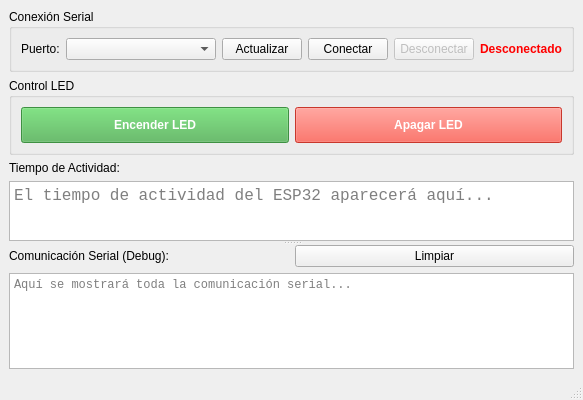
<?xml version="1.0" encoding="UTF-8"?>
<ui version="4.0">
 <class>MainWindow</class>
 <widget class="QMainWindow" name="MainWindow">
  <property name="geometry">
   <rect>
    <x>0</x>
    <y>0</y>
    <width>500</width>
    <height>400</height>
   </rect>
  </property>
  <property name="windowTitle">
   <string>Control ESP32 - Germini</string>
  </property>
  <widget class="QWidget" name="centralwidget">
   <layout class="QVBoxLayout" name="verticalLayout">
    <item>
     <widget class="QGroupBox" name="groupBox_Connection">
      <property name="title">
       <string>Conexión Serial</string>
      </property>
      <layout class="QHBoxLayout" name="horizontalLayout_Connection">
       <item>
        <widget class="QLabel" name="label_Port">
         <property name="text">
          <string>Puerto:</string>
         </property>
        </widget>
       </item>
       <item>
        <widget class="QComboBox" name="comboBox_Port">
         <property name="minimumSize">
          <size>
           <width>150</width>
           <height>0</height>
          </size>
         </property>
        </widget>
       </item>
       <item>
        <widget class="QPushButton" name="pushButton_RefreshPorts">
         <property name="text">
          <string>Actualizar</string>
         </property>
         <property name="maximumSize">
          <size>
           <width>80</width>
           <height>16777215</height>
          </size>
         </property>
        </widget>
       </item>
       <item>
        <widget class="QPushButton" name="pushButton_Connect">
         <property name="text">
          <string>Conectar</string>
         </property>
        </widget>
       </item>
       <item>
        <widget class="QPushButton" name="pushButton_Disconnect">
         <property name="text">
          <string>Desconectar</string>
         </property>
         <property name="enabled">
          <bool>false</bool>
         </property>
        </widget>
       </item>
       <item>
        <widget class="QLabel" name="label_Status">
         <property name="text">
          <string>Desconectado</string>
         </property>
         <property name="styleSheet">
          <string>color: red; font-weight: bold;</string>
         </property>
        </widget>
       </item>
      </layout>
     </widget>
    </item>
    <item>
     <widget class="QGroupBox" name="groupBox_Control">
      <property name="title">
       <string>Control LED</string>
      </property>
      <layout class="QHBoxLayout" name="horizontalLayout_Control">
       <item>
        <widget class="QPushButton" name="pushButton_LED_ON">
         <property name="text">
          <string>Encender LED</string>
         </property>
         <property name="enabled">
          <bool>false</bool>
         </property>
         <property name="styleSheet">
          <string>background-color: #4CAF50; color: white; font-weight: bold; padding: 10px;</string>
         </property>
        </widget>
       </item>
       <item>
        <widget class="QPushButton" name="pushButton_LED_OFF">
         <property name="text">
          <string>Apagar LED</string>
         </property>
         <property name="enabled">
          <bool>false</bool>
         </property>
         <property name="styleSheet">
          <string>background-color: #f44336; color: white; font-weight: bold; padding: 10px;</string>
         </property>
        </widget>
       </item>
      </layout>
     </widget>
    </item>
    <item>
     <widget class="QSplitter" name="splitter">
      <property name="orientation">
       <enum>Qt::Orientation::Vertical</enum>
      </property>
      <widget class="QWidget" name="widget_Uptime" native="true">
       <layout class="QVBoxLayout" name="verticalLayout_Uptime">
        <item>
         <widget class="QLabel" name="label_Uptime">
          <property name="text">
           <string>Tiempo de Actividad:</string>
          </property>
         </widget>
        </item>
        <item>
         <widget class="QTextEdit" name="textEdit_Uptime">
          <property name="maximumSize">
           <size>
            <width>16777215</width>
            <height>60</height>
           </size>
          </property>
          <property name="readOnly">
           <bool>true</bool>
          </property>
          <property name="font">
           <font>
            <family>Consolas</family>
            <pointsize>12</pointsize>
           </font>
          </property>
          <property name="placeholderText">
           <string>El tiempo de actividad del ESP32 aparecerá aquí...</string>
          </property>
         </widget>
        </item>
       </layout>
      </widget>
      <widget class="QWidget" name="widget_Debug" native="true">
       <layout class="QVBoxLayout" name="verticalLayout_Debug">
        <item>
         <layout class="QHBoxLayout" name="horizontalLayout_Debug">
          <item>
           <widget class="QLabel" name="label_Debug">
            <property name="text">
             <string>Comunicación Serial (Debug):</string>
            </property>
           </widget>
          </item>
          <item>
           <widget class="QPushButton" name="pushButton_ClearDebug">
            <property name="text">
             <string>Limpiar</string>
            </property>
           </widget>
          </item>
         </layout>
        </item>
        <item>
         <widget class="QTextEdit" name="textEdit_Debug">
          <property name="readOnly">
           <bool>true</bool>
          </property>
          <property name="font">
           <font>
            <family>Consolas</family>
            <pointsize>9</pointsize>
           </font>
          </property>
          <property name="placeholderText">
           <string>Aquí se mostrará toda la comunicación serial...</string>
          </property>
         </widget>
        </item>
       </layout>
      </widget>
     </widget>
    </item>
   </layout>
  </widget>
  <widget class="QMenuBar" name="menubar">
   <property name="geometry">
    <rect>
     <x>0</x>
     <y>0</y>
     <width>500</width>
     <height>17</height>
    </rect>
   </property>
  </widget>
  <widget class="QStatusBar" name="statusbar"/>
 </widget>
 <resources/>
 <connections/>
</ui>
